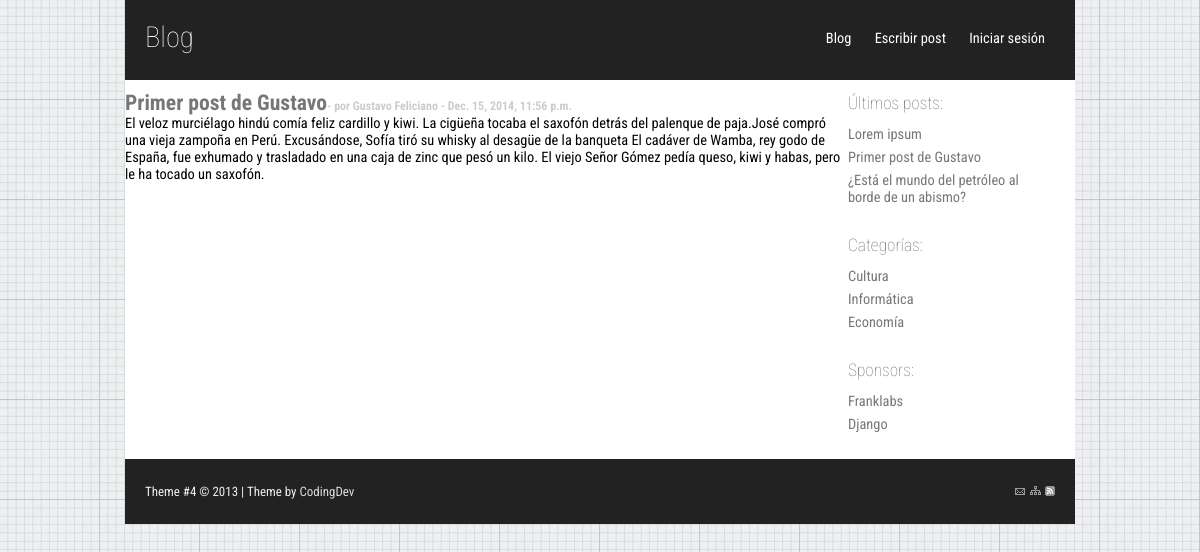
The app's page /post/2/ with its own data.
### post/models.py (models this page shows, shortened)
class Post(models.Model):
    author = models.ForeignKey(ProfileAuthor)
    title = models.CharField(max_length=200)
    message = models.TextField()
    category =models.ForeignKey(Category)
    date_posted = models.DateTimeField(default=datetime.datetime.now)

class Category(models.Model):
    name = models.CharField(max_length=200)

### autor/models.py (models this page shows)
class ProfileAuthor(models.Model):
    user = models.ForeignKey(User)
    nombre = models.CharField(max_length=50)
    descripcion = models.TextField(max_length=200)
    def __unicode__(self):
        return "%s" % (self.nombre,)

### post/views.py (the view)
def one_post(request, idpost):
    post = Post.objects.get(id=idpost)
    lastposts = Post.objects.all() #Sirve para poder mostrar los posts en la barra del costado, a traves de un for
    cat = Category.objects.all() #Lo mismo, con las categorias
    return render_to_response(
        'post.html',
        {
            'post':post,
            'cat':cat,
            'lastposts':lastposts,
        },
    )

### templates/post.html
{% extends 'base.html' %}
{% block content %}
	<h2><a href="/post/{{ post.id }}/">{{ post.title }}</a><span class="post-span">- por {{ post.author }} - {{ post.date_posted }}</span></h2>
	<p>{{ post.message }}</p>
{% endblock %}

### templates/base.html (shortened to what this page needs)
<!DOCTYPE html>
<html xmlns="http://www.w3.org/1999/xhtml">
<head>
	<link rel="stylesheet" type="text/css" href="{{STATIC_URL}}css/style.css" media="screen" />
</head>
<body>
<div id="wrap">
	<div id="header">
		<div id="headerlinks">
		<a href="/index/" title="Blog">Blog</a>
		<a href="/write_post/" title="Escribir post">Escribir post</a>
		<a href="/login/" title="Login">Iniciar sesión</a>
		</div>
		<h1><a href="#">Blog</a></h1>
	</div>
	<div id="sidebar">
		<h2>Últimos posts:</h2>
		<div class="box">
		<ul>
		{% for post in lastposts|slice:":10" %}
		<li><a href="/post/{{ post.id }}/">{{ post.title }}</a></li>
		{% endfor %}
		</ul>
		</div>
		<h2>Categorías:</h2>
		<div class="box">
		<ul>
		{% for categoria in cat %}
		<li><a href="/category/{{ categoria.id }}/">{{ categoria.name }}</a></li>
		{% endfor %}
		</ul>
		</div>
		<h2>Sponsors:</h2>
		<div class="box">
		<ul>
		<li><a href="http://www.franklabs.biz/">Franklabs</a></li>
		<li><a href="https://www.djangoproject.com/">Django</a></li>
		</ul>
		</div>
	</div>
{% block content %} {% endblock content %}
	<div id="footer">
		<div style="float: right;">
		<a href="#" title="Contact Us"><img src="{{STATIC_URL}}img/contact.gif" alt="Contact" /></a>
		<a href="#" title="Sitemap"><img src="{{STATIC_URL}}img/sitemap.gif" alt="Sitemap" /></a>
		<a href="#" title="Rss Feed"><img src="{{STATIC_URL}}img/rss.png" alt="Rss Feed" /></a>
		</div>
		Theme #4 &copy; 2013 | Theme by <a target="_blank" href="http://codingdev.de" title="CodingDev">CodingDev</a>
	</div>
</div>
</body>
</html>

### static/css/style.css (style rules this page uses)
* { padding: 0; margin: 0; }
body { background: #F5F5F5 url(../img/background.png); font-family: 'Roboto Condensed', sans-serif; font-size: .90em; padding: 0; margin: 0; }
img { border: none; }
a { color: #777; text-decoration: none; }
li { color: #036DA7; list-style-type: none; margin-bottom: 6px; }
#wrap { margin: 0 auto; width: 950px; background: #fff; }
#header { height: 80px; background: #222; margin: 0 0 10px 0; }
#header a { color: #fff; text-decoration: none; }
#header h1 { color: #fff; font-size: 2em; padding: 20px 0 0 20px; font-weight: 100; }
#headerlinks { float: right; padding: 30px 20px 0 0; }
#headerlinks a { color:#fff; padding: 0 10px; }
#sidebar { width: 210px; float: right; background: #FFF; color: #666; margin-right: 20px; }
#sidebar .box { margin-bottom: 10px; padding: 10px 3px; color: #666; }
#sidebar h2 { font-size: 1.2em; font-weight: 100; padding: 3px; }
#footer { clear: both; color: #eee; background: #222; text-align: left; margin: 20px 0px 0px 0px; padding: 25px 20px; font-size: .9em; }
#footer a { color : #ddd; text-decoration: none; }
.post-span { color:#ccc; font-size:12px; }

### records on screen
Post: title "Lorem ipsum"
Post: title "Primer post de Gustavo", author "Gustavo Feliciano", date_posted "Dec. 15, 2014, 11:56 p.m.", message "El veloz murciélago hindú comía feliz cardillo y kiwi. La cigüeña tocaba el saxofón detrás del palenque de paja.José compró una vieja zampoña en Perú. Excusándose, Sofía tiró su whisky al desagüe de la banqueta El cadáver de Wamba, rey godo de España, fue exhumado y trasladado en una caja de zinc que pesó un kilo. El viejo Señor Gómez pedía queso, kiwi y habas, pero le ha tocado un saxofón."
Post: title "¿Está el mundo del petróleo al borde de un abismo?"
Category: name "Cultura"
Category: name "Informática"
Category: name "Economía"
